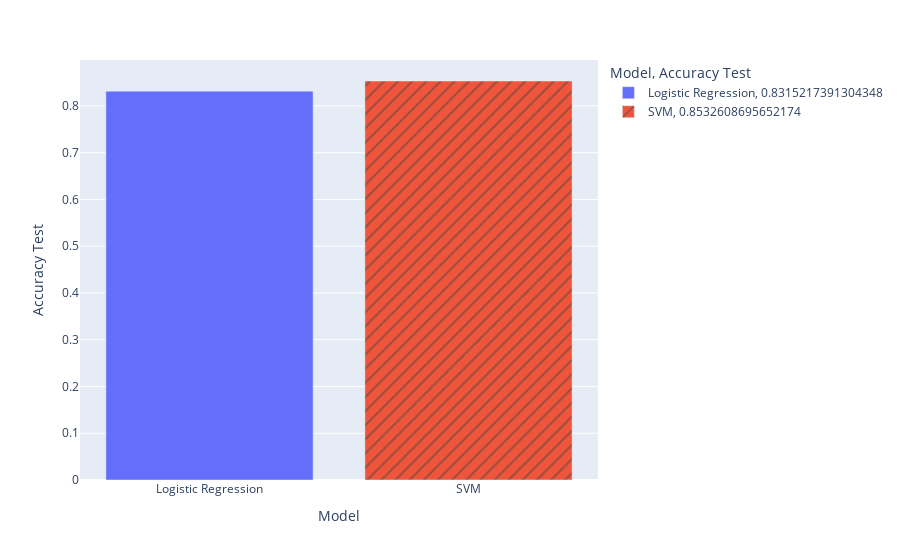

Here is the notebook cell this chart was saved with:
### Code cell
plt.figure(figsize = (14, 8))
fig = px.bar(models, x = 'Model', y ='Accuracy Test',pattern_shape = 'Accuracy Test',color = 'Model')

fig.show()

### Figure 1 — Plotly figure (JSON) as saved in the notebook; plotly's stock layout.template omitted (floating-point values rounded to 4 significant figures)
{"data": [{"alignmentgroup": "True", "hovertemplate": "Model=%{x}<br>Accuracy Test=%{y}<extra></extra>", "legendgroup": "Logistic Regression, 0.8315217391304348", "marker": {"color": "#636efa", "pattern": {"shape": ""}}, "name": "Logistic Regression, 0.8315217391304348", "offsetgroup": "Logistic Regression, 0.8315217391304348", "orientation": "v", "showlegend": true, "textposition": "auto", "type": "bar", "x": ["Logistic Regression"], "xaxis": "x", "y": [0.8315], "yaxis": "y"}, {"alignmentgroup": "True", "hovertemplate": "Model=%{x}<br>Accuracy Test=%{y}<extra></extra>", "legendgroup": "SVM, 0.8532608695652174", "marker": {"color": "#EF553B", "pattern": {"shape": "/"}}, "name": "SVM, 0.8532608695652174", "offsetgroup": "SVM, 0.8532608695652174", "orientation": "v", "showlegend": true, "textposition": "auto", "type": "bar", "x": ["SVM"], "xaxis": "x", "y": [0.8533], "yaxis": "y"}], "layout": {"barmode": "relative", "legend": {"title": {"text": "Model, Accuracy Test"}, "tracegroupgap": 0}, "margin": {"t": 60}, "xaxis": {"anchor": "y", "categoryarray": ["Logistic Regression", "SVM"], "categoryorder": "array", "domain": [0, 1], "title": {"text": "Model"}}, "yaxis": {"anchor": "x", "categoryarray": [0.8533, 0.8315], "categoryorder": "array", "domain": [0, 1], "title": {"text": "Accuracy Test"}}}}
